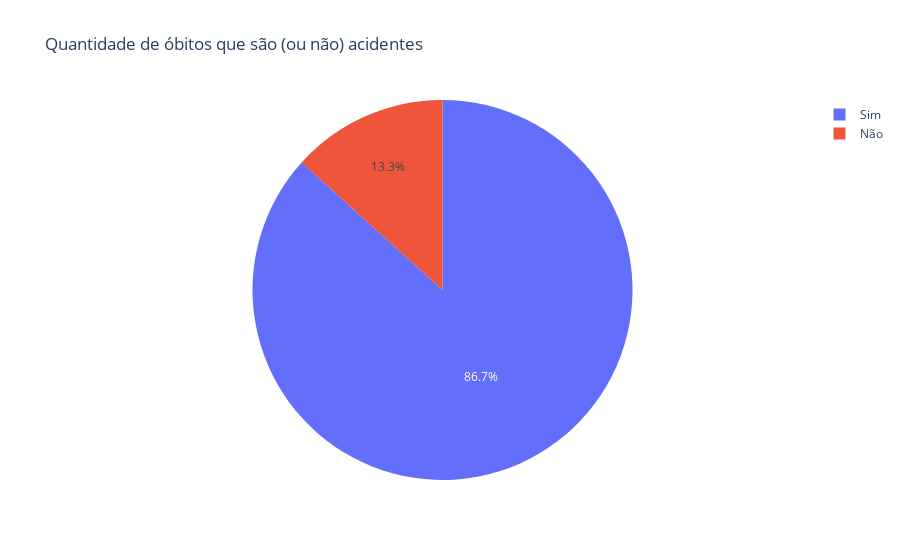

Notebook code for this chart:
### Code cell
# Extraindo as informações para determinar a quantidade de acidentes de trabalho
labels = sim_doext['ACIDENTE_TRABALHO'].value_counts().index[1:]
values = sim_doext['ACIDENTE_TRABALHO'].value_counts().values[1:]

# Gráfico de pizza
fig = go.Figure(data=[go.Pie(labels=labels, values=values)])
fig.update(layout_title_text = 'Quantidade de óbitos que são (ou não) acidentes')
fig.show()

### Figure 1 — Plotly figure (JSON) as saved in the notebook; plotly's stock layout.template omitted (floating-point values rounded to 4 significant figures)
{"data": [{"labels": ["Sim", "Não"], "type": "pie", "values": [1575389, 241553]}], "layout": {"title": {"text": "Quantidade de óbitos que são (ou não) acidentes"}}}
